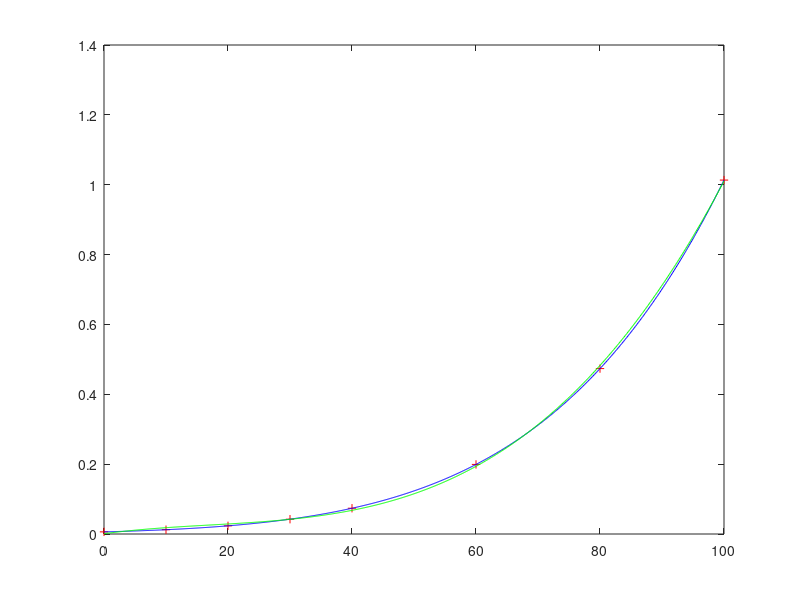

Source code (MATLAB):
x = [0 10 20 30 40 60 80 100];
y = [0.0061 0.0123 0.0234 0.0424 0.0738 0.1992 0.4736 1.0133];

p1 = polyfit(x, y, 5);
p2 = polyfit(x, y, 3);

pred1 = polyval(p1, 45)
pred2 = polyval(p2, 45)
actual = 0.095848;

error1 = abs(actual - pred1)
error2 = abs(actual - pred2)

xplot = 0:0.1:100;
yplot1 = polyval(p1, xplot);
yplot2 = polyval(p2, xplot);

plot(x, y, 'r+')
hold on
plot(xplot, yplot1, 'b-')
plot(xplot, yplot2, 'g-')
hold off